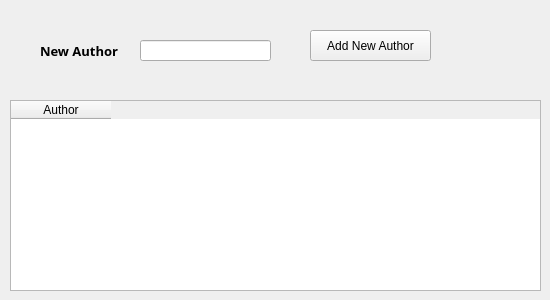
      <widget class="QWidget" name="tab_14">
       <attribute name="title">
        <string>Author</string>
       </attribute>
       <widget class="QPushButton" name="pushButton_24">
        <property name="geometry">
         <rect>
          <x>310</x>
          <y>30</y>
          <width>121</width>
          <height>31</height>
         </rect>
        </property>
        <property name="text">
         <string>Add New Author</string>
        </property>
       </widget>
       <widget class="QLabel" name="label_26">
        <property name="geometry">
         <rect>
          <x>40</x>
          <y>40</y>
          <width>91</width>
          <height>21</height>
         </rect>
        </property>
        <property name="font">
         <font>
          <family>Segoe UI Semibold</family>
          <pointsize>10</pointsize>
          <weight>75</weight>
          <bold>true</bold>
          <underline>false</underline>
         </font>
        </property>
        <property name="text">
         <string>New Author</string>
        </property>
       </widget>
       <widget class="QLineEdit" name="lineEdit_20">
        <property name="geometry">
         <rect>
          <x>140</x>
          <y>40</y>
          <width>131</width>
          <height>21</height>
         </rect>
        </property>
       </widget>
       <widget class="QTableWidget" name="tableWidget_4">
        <property name="geometry">
         <rect>
          <x>10</x>
          <y>100</y>
          <width>531</width>
          <height>191</height>
         </rect>
        </property>
        <column>
         <property name="text">
          <string>Author</string>
         </property>
        </column>
       </widget>
      </widget>
